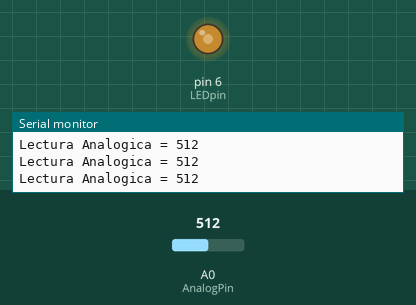
Bench run of a sketch on a simulated Arduino Uno, built with avr-gcc and run on an emulated ATmega328P. On the bench: output pins drawn as LEDs (lit = HIGH), the last lines printed to the serial monitor. The inputs (shaded band) are chosen by the test bench; at power-on: A0 (AnalogPin) = 512.

Above: at 1.2 s.
1.3 s: A0 (AnalogPin) set to 716
At 2.5 s:
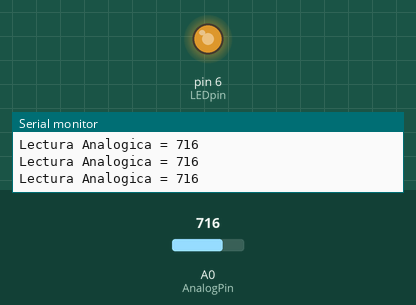
2.8 s: A0 (AnalogPin) set to 900
At 3.9 s:
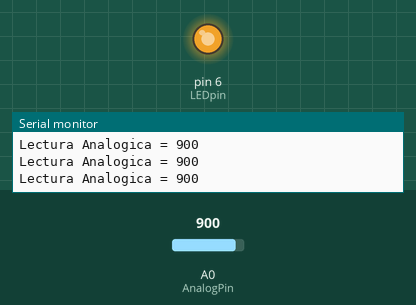
4.3 s: A0 (AnalogPin) set to 122
At 5.3 s:
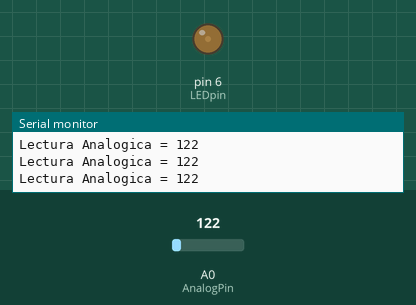
5.8 s: A0 (AnalogPin) set to 0
At 6.7 s:
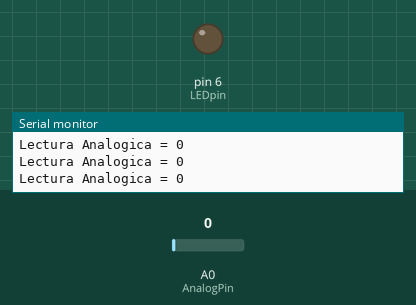
7.3 s: A0 (AnalogPin) set to 511
At 8.1 s:
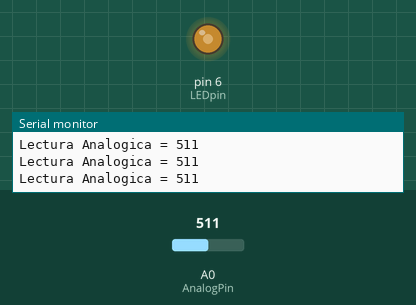
Timing chart, 0 to 9.8 s (numbered marks = the images above; inputs shaded):
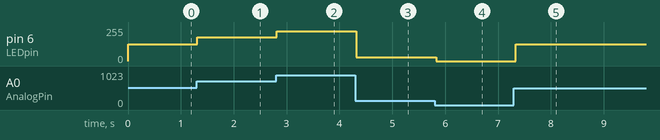

The sketch:

SensorWeight.ino
```cpp
  /*https://hetpro-store.com/TUTORIALES/sensor-de-fuerza-o-presion-mf01/*/

int AnalogPin = 0;   // Sensor conectado a Analog 0
int LEDpin = 6;      // LED conectado a Pin 6 (PWM)
int ResRead;         // La Lectura de la Resistencia por División de Tensión
int BrilloLED;

void setup()
{
  Serial.begin(9600); // Enviaremos la información de depuración a través del Monitor de Serial
  pinMode(LEDpin, OUTPUT);
}
void loop()
{
  ResRead = analogRead(AnalogPin); // La Resistencia es igual a la lectura del sensor (Analog 0)
  Serial.print("Lectura Analogica = ");
  Serial.println(ResRead);

  BrilloLED = map(ResRead, 0, 1023, 0, 255);
  // Cambiar el rango de la lectura analógica (0-1023)
  // Utilizamos en analogWrite 8 bits (0-255) configurados en el map
  analogWrite(LEDpin, BrilloLED);

  delay(100); //Cien “ms” de espera en cada lectura
}
```

Measured:
- after the input at 1.3 s, pin 6 (LEDpin): 127/255 → 178/255 at once
- after the input at 2.8 s, pin 6 (LEDpin): 178/255 → 224/255 at once
- after the input at 4.3 s, pin 6 (LEDpin): 224/255 → 30/255 at once
- after the input at 5.8 s, pin 6 (LEDpin): 30/255 → 0/255 at once
- after the input at 7.3 s, pin 6 (LEDpin): 0/255 → 127/255 at once
